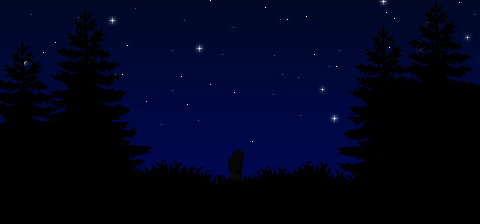

A 2D game scene composited from a Tiled map and its tileset images. What follows is a short description and the map's XML, with each tile layer's data collapsed to a summary:
An orthogonal 30x14 tile map with 16x16 px tiles, 5 tile layers (Back, Buildings, Paths, Front, ...), 2 tilesets.

<map version="1.8" tiledversion="1.8.2" orientation="orthogonal" renderorder="right-down" width="30" height="14" tilewidth="16" tileheight="16" infinite="0" nextlayerid="11" nextobjectid="42">
 <properties>
  <property name="Arch" value="114 .007 108 .0006 126 .0001 106 .003 103 .007 120 .01 105 .01" />
  <property name="Boulders" value="20 22" />
  <property name="DayTiles" value="Buildings 55 4 510 Buildings 77 6 1087 Buildings 12 24 892" />
  <property name="Debris" value="4 .006 4 8 .008 4 0 .01 3" />
  <property name="Fall_Objects" value="404 .4 406 .4 408 .9 410 .9" />
  <property name="Fish" value="136 .1 140 .5 142 .5 141 .33 153 .2 138 .18" />
  <property name="Frog" value="60 19 57 33 42 11 57 27 49 29 60 39" />
  <property name="Light" value="12 24 4 55 4 4 77 6 4" />
  <property name="NightTiles" value="Buildings 55 4 507 Buildings 77 6 1161 Buildings 12 24 909" />
  <property name="Outdoors" value="T" />
  <property name="Spring_Objects" value="20 .7" />
  <property name="Stumps" value="6 7 10 8 2 13 25 14 13 29 40 34" />
  <property name="Summer_Objects" value="396 .5 398 .8" />
  <property name="Trees_asdf" value="35 7 2 38 19 2 57 19 2 4 21 2 59 21 2 42 22 2 36 29 2 5 30 2 46 30 2 32 36 1 45 37 2 52 37 2 82 11 1 67 10 1 67 21 2" />
  <property name="Warp" value="29 6 Tent 2 5 14 41 Town 81 0 15 41 Town 81 0 16 41 Town 81 0 54 4 Mine 18 13 9 -1 Railroad 29 59 10 -1 Railroad 29 59 -1 12 Backwoods 49 14 -1 13 Backwoods 49 14 -1 14 Backwoods 49 14 103 15 Mine 67 17 57 41 Town 90 0 85 41 Town 98 0" />
  <property name="Winter_Objects" value="414 .25 418 .4" />
 </properties>
 <tileset firstgid="1" name="NightSceneSky" tilewidth="16" tileheight="16" tilecount="420" columns="30">
  <image source="NightSceneSky.png" width="480" height="224" />
 </tileset>
 <tileset firstgid="421" name="NightSceneTrees" tilewidth="16" tileheight="16" tilecount="420" columns="30">
  <image source="NightSceneTrees.png" width="480" height="224" />
 </tileset>
 <layer id="1" name="Back" width="30" height="14">
  <data>[420 cells, 420 non-empty, 420 distinct tile ids]</data>
 </layer>
 <objectgroup id="2" name="Back" />
 <layer id="3" name="Buildings" width="30" height="14">
  <data>[420 cells, 0 non-empty, 0 distinct tile ids]</data>
 </layer>
 <objectgroup id="4" name="Buildings" />
 <layer id="5" name="Paths" width="30" height="14">
  <data>[420 cells, 0 non-empty, 0 distinct tile ids]</data>
 </layer>
 <objectgroup id="6" name="Paths" />
 <layer id="7" name="Front" width="30" height="14">
  <data>[420 cells, 420 non-empty, 420 distinct tile ids]</data>
 </layer>
 <objectgroup id="8" name="Front" />
 <layer id="9" name="AlwaysFront" width="30" height="14">
  <data>[420 cells, 0 non-empty, 0 distinct tile ids]</data>
 </layer>
 <objectgroup id="10" name="AlwaysFront" />
</map>
